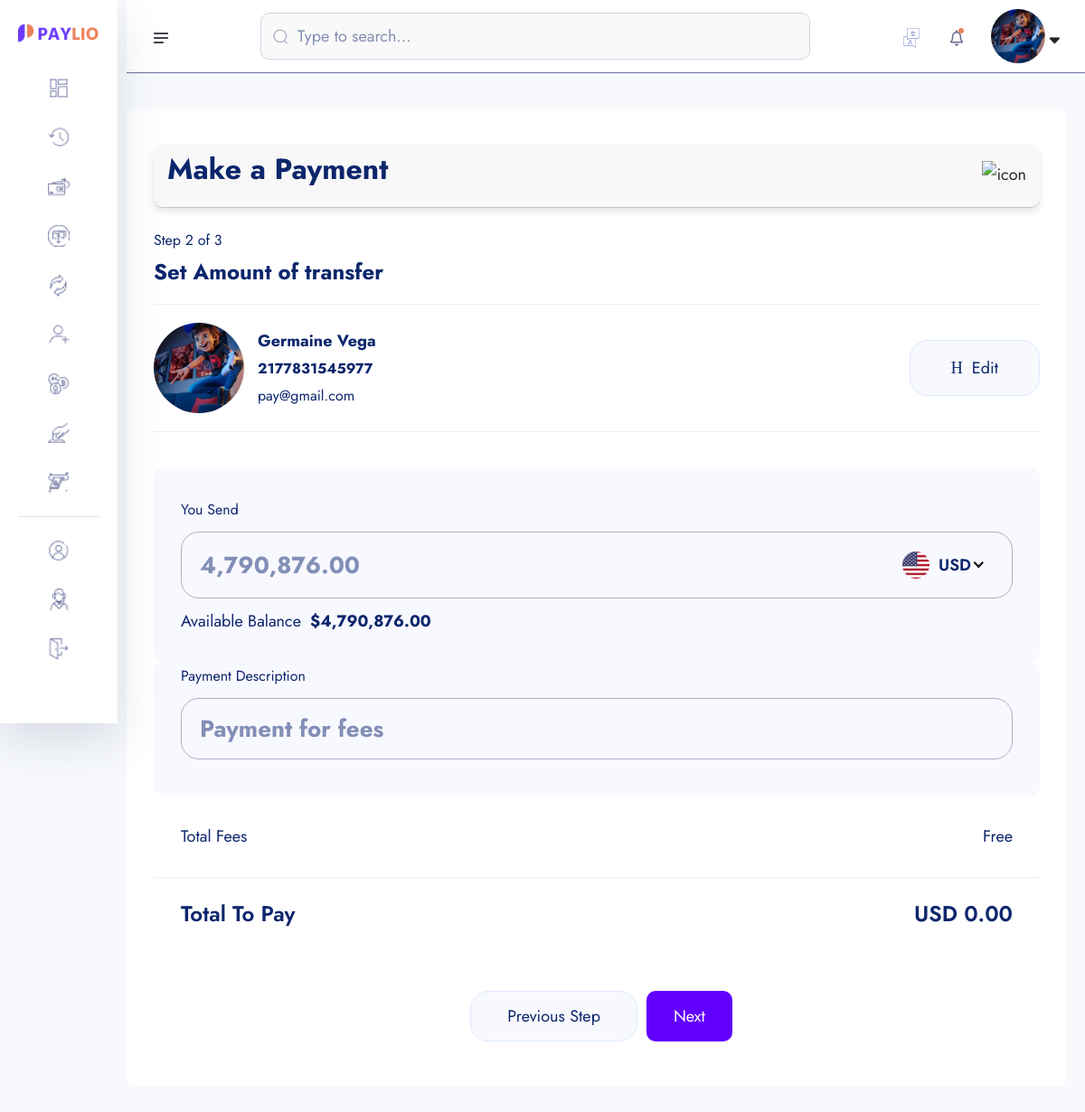
Screenshot of /amount-transfer/2177831545977/ (signed in) with the database file from the repository.
### userauths/models.py (models this page shows, shortened)
class User(AbstractUser):
    username = models.CharField(max_length=255)
    email = models.EmailField(unique=True)
    is_staff = models.BooleanField(default=False)
    is_superuser = models.BooleanField(default=False)
    USERNAME_FIELD = "email"
    REQUIRED_FIELDS = ['username']

### account/models.py (models this page shows, shortened)
class KYC(models.Model):
    id = models.UUIDField(primary_key=True, unique=True, default=uuid.uuid4, editable=False)
    user =  models.OneToOneField(User, on_delete=models.CASCADE)
    account =  models.OneToOneField(Account, on_delete=models.CASCADE, null=True, blank=True)
    full_name = models.CharField(max_length=1000)
    image = models.ImageField(upload_to="kyc", default="default.jpg")
    marrital_status = models.CharField(choices=MARITAL_STATUS, max_length=40)
    gender = models.CharField(choices=GENDER, max_length=40)
    identity_type = models.CharField(choices=IDENTITY_TYPE, max_length=140)
    identity_image = models.ImageField(upload_to="kyc", null=True, blank=True)
    date_of_birth = models.DateTimeField(auto_now_add=False)
    signature = models.ImageField(upload_to="kyc")
    country = models.CharField(max_length=100)
    state = models.CharField(max_length=100)
    city = models.CharField(max_length=100)
    mobile = models.CharField(max_length=1000)
    fax = models.CharField(max_length=1000)
    date = models.DateTimeField(auto_now_add=True)
    class Meta:
        ordering = ['-date']

class Account(models.Model):
    id = models.UUIDField(primary_key=True, unique=True, default=uuid.uuid4, editable=False)
    user =  models.OneToOneField(User, on_delete=models.CASCADE)
    account_balance = models.DecimalField(max_digits=12, decimal_places=2, default=0.00)
    account_number = ShortUUIDField(unique=True,length=10, max_length=25, prefix="217", alphabet="1234567890")
    account_id = ShortUUIDField(unique=True,length=7, max_length=25, prefix="DEX", alphabet="1234567890")
    pin_number = ShortUUIDField(unique=True,length=4, max_length=7, alphabet="1234567890") #2737
    red_code = ShortUUIDField(unique=True,length=10, max_length=20, alphabet="abcdefgh1234567890")
    account_status = models.CharField(max_length=100, choices=ACCOUNT_STATUS, default="in-active")
    date = models.DateTimeField(auto_now_add=True)
    kyc_submitted = models.BooleanField(default=False)
    kyc_confirmed = models.BooleanField(default=False)
    recommended_by = models.ForeignKey(User, on_delete=models.DO_NOTHING, blank=True, null=True, related_name="recommended_by")
    review = models.CharField(max_length=100, null=True, blank=True, default="Review")
    class Meta:
        ordering = ['-date']

### core/transfer.py (the view)
# urls.py: path('amount-transfer/<account_number>/', transfer.amount_transfer, name='amount-transfer'),
def amount_transfer(request, account_number):
    try:
        account = Account.objects.get(account_number=account_number)
    except:
        messages.warning(request, "Account dosen't exist")
        return redirect("core:search-account")
    context = {
        "account": account,
    }
    return render(request, "transfer/amount_transfer.html", context)

### core/templates/transfer/amount_transfer.html (shortened to what this page needs)
{% extends "auth_base.html" %}
{% load static %}
{% load humanize %}
{% block content %}
    <section class="dashboard-section body-collapse pay step step-2">
        <div class="overlay pt-120">
            <div class="container-fruid">
                <div class="main-content">
                    <div class="head-area d-flex align-items-center justify-content-between">
                        <h4>Make a Payment</h4>
                        <div class="icon-area">
                            <img src="{% static 'assets1/images/icon/support-icon.png' %}" alt="icon">
                        </div>
                    </div>
                    <div class="choose-recipient">
                        <div class="step-area">
                            <span class="mdr">Step 2 of 3</span>
                            <h5>Set Amount of transfer</h5>
                        </div>
                        <div class="user-select">
                            <div class="single-user">
                                <div class="left d-flex align-items-center">
                                    <div class="img-area">
                                    <img src="{{ account.user.kyc.image.url }}" style="width: 100px; height: 100px; border-radius: 50%; object-fit: cover;"  alt="image">
                                </div>
                                <div class="text-area">
                                    <p>{{ account.user.kyc.full_name|title }}</p>
                                    <span class="mdr"><b>{{ account.account_number }}</b></span> <br>
                                    <span class="mdr">{{ account.user.email }}</span>
                                </div>
                                </div>
                                <div class="right">
                                    <a href="{% url 'core:search-account' %}">
                                        <i class="icon-h-edit"></i>
                                        Edit
                                    </a>
                                </div>
                            </div>
                        </div>
                    </div>
                    <form action="{% url 'core:amount-transfer-process' account.account_number %}" method="POST">
                        <div class="send-banance">
                            <span class="mdr">You Send</span>
                            <div class="input-area">
                                <input class="xxlr" onkeyup="CalculateBalance()" placeholder="{{ request.user.account.account_balance|intcomma }}" type="number" name='amount_send' id="amount_send">
                            </div>
                            <p>Available Balance<b>${{ request.user.account.account_balance|intcomma }}</b></p>
                        </div>
                        <div class="send-banance pt-0 mt-0">
                            <span class="mdr">Payment Description</span>
                            <div class="input-area">
                                <input class="xxlr" onkeyup="CalculateBalance()" placeholder="Payment for fees" type="text" name="description">
                            </div>
                        </div>
                        <ul class="total-fees">
                            <li>Total Fees</li>
                            <li>Free</li>
                        </ul>
                        <ul class="total-fees pay">
                            <li>
                                <h5>Total To Pay</h5>
                            </li>
                            <li>
                                <h5 id="total-to-pay">USD 0.00</h5>
                            </li>
                        </ul>
                        <div class="footer-area mt-40">
                            <a href="pay-step-1.html">Previous Step</a>
                            <button type="submit" style="padding: 10px 30px; border-radius: 10px; background: rgb(98, 0, 255); color: #fff;" class="active">Next</button>
                        </div>
                    </form>
                </div>
            </div>
        </div>
    </section>
{% endblock content %}

### templates/auth_base.html (shortened to what this page needs)
{% load static %}
<!doctype html>
<html lang="en">
<head>
    <link rel="stylesheet" href="{% static 'assets1/css/bootstrap.min.css' %}">
    <link rel="stylesheet" href="{% static 'assets1/css/fontawesome.min.css' %}">
    <link rel="stylesheet" href="{% static 'assets1/css/jquery-ui.css' %}">
    <link rel="stylesheet" href="{% static 'assets1/css/plugin/apexcharts.css' %}">
    <link rel="stylesheet" href="{% static 'assets1/css/plugin/nice-select.css' %}">
    <link rel="stylesheet" href="{% static 'assets1/css/arafat-font.css' %}">
    <link rel="stylesheet" href="{% static 'assets1/css/plugin/animate.css' %}">
    <link rel="stylesheet" href="{% static 'assets1/css/style.css' %}">
</head>
<body>
    <header class="header-section body-collapse">
        <div class="overlay">
            <div class="container-fruid">
                <div class="row d-flex header-area">
                    <div class="navbar-area d-flex align-items-center justify-content-between">
                        <div class="sidebar-icon">
                            <img src="{% static 'assets1/images/icon/menu.png' %}" alt="icon">
                        </div>
                        <form action="#" class="flex-fill">
                            <div class="form-group d-flex align-items-center">
                                <img src="{% static 'assets1/images/icon/search.png' %}" alt="icon">
                                <input type="text" placeholder="Type to search...">
                            </div>
                        </form>
                        <div class="dashboard-nav">
                            <div class="single-item language-area">
                                <div class="language-btn">
                                    <img src="{% static 'assets1/images/icon/lang.png' %}" alt="icon">
                                </div>
                            </div>
                            <div class="single-item notifications-area">
                                <div class="notifications-btn">
                                    <img src="{% static 'assets1/images/icon/bell.png' %}" class="bell-icon" alt="icon">
                                </div>
                            </div>
                            <div class="single-item user-area">
                                <div class="profile-area d-flex align-items-center">
                                    <span class="user-profile">
                                        {% if request.user.kyc.image %}
                                            <img src="{{request.user.kyc.image.url}}" style="width: 60px; height: 60px; border-radius: 50%; object-fit: cover;" alt="image">
                                        {% else %}
                                            <img src="{% static 'assets1/images/default.jpg' %}" style="width: 50px; height: 50px; border-radius: 50%; object-fit: cover;" alt="image">
                                        {% endif %}
                                    </span>
                                    <i class="fa-solid fa-sort-down"></i>
                                </div>
                            </div>
                        </div>
                    </div>
                    <div class="sidebar-wrapper">
                        <div class="sidebar-logo">
                            <a href="/"><img src="{% static 'assets1/images/logo.png' %}" alt="logo"></a>
                        </div>
                        <ul>
                            <li>
                                <a href="{% url 'account:dashboard' %}">
                                    <img src="{% static 'assets1/images/icon/dashboard.png' %}" alt="Dashboard"> <span>Dashboard</span>
                                </a>
                            </li>
                            <li>
                                <a href="{% url 'core:transactions' %}">
                                    <img src="{% static 'assets1/images/icon/transactions.png' %}" alt="Transactions"> <span>Transactions</span>
                                </a>
                            </li>
                            <li>
                                <a href="{% url 'core:search-account' %}">
                                    <img src="{% static 'assets1/images/icon/pay.png' %}" alt="Pay"> <span>Pay</span>
                                </a>
                            </li>
                            <li>
                                <a href="{% url 'core:request-search-account' %}">
                                    <img src="{% static 'assets1/images/icon/receive.png' %}" alt="Receive"> <span>Receive</span>
                                </a>
                            </li>
                            <li>
                                <a href="money-exchange.html">
                                    <img src="{% static 'assets1/images/icon/exchange.png' %}" alt="Exchange"> <span>Exchange</span>
                                </a>
                            </li>
                            <li>
                                <a href="recipients.html">
                                    <img src="{% static 'assets1/images/icon/recipients.png' %}" alt="Recipients"> <span>Recipients</span>
                                </a>
                            </li>
                            <li>
                                <a href="crypto.html">
                                    <img src="{% static 'assets1/images/icon/crypto.png' %}" alt="Crypto"> <span>Crypto</span>
                                </a>
                            </li>
                            <li>
                                <a href="deposit-money.html">
                                    <img src="{% static 'assets1/images/icon/deposit.png' %}" alt="Deposit"> <span>Deposit Money</span>
                                </a>
                            </li>
                            <li>
                                <a href="withdraw-money-step-1.html">
                                    <img src="{% static 'assets1/images/icon/withdraw.png' %}" alt="Withdraw"> <span>Withdraw Money</span>
                                </a>
                            </li>
                        </ul>
                        <ul class="bottom-item">
                            <li class="">
                                <a href="{% url 'account:account' %}">
                                    <img src="{% static 'assets1/images/icon/account.png' %}" alt="Account"> <span>Account</span>
                                </a>
                            </li>
                            <li>
                                <a href="javascript:void(0)">
                                    <img src="{% static 'assets1/images/icon/support.png' %}" alt="Support"> <span>Support</span>
                                </a>
                            </li>
                            <li>
                                <a href="{% url 'userauths:sign-out' %}">
                                    <img src="{% static 'assets1/images/icon/quit.png' %}" alt="Quit"> <span>Quit</span>
                                </a>
                            </li>
                        </ul>
                        <div class="pt-120">
                        </div>
                    </div>
                </div>
            </div>
        </div>
    </header>
    {% block content %}
    {% endblock content %}
</body>
</html>

### templates/auth_base.html (style rules this page uses)
.head-area { display: flex; align-items: center; padding: 15px; background-color: #f8f8f8; border-radius: 10px; box-shadow: 0 4px 8px rgba(0, 0, 0, 0.1); margin: 10px 0; }

### rows the page displays
User: user.kyc.image (picture), amount_send "4,790,876.00", user.account.account_balance "4,790,876.00"
Account: user.kyc.image (picture), user.kyc.full_name "Germaine Vega", account_number "2177831545977", user.email "pay@gmail.com"
